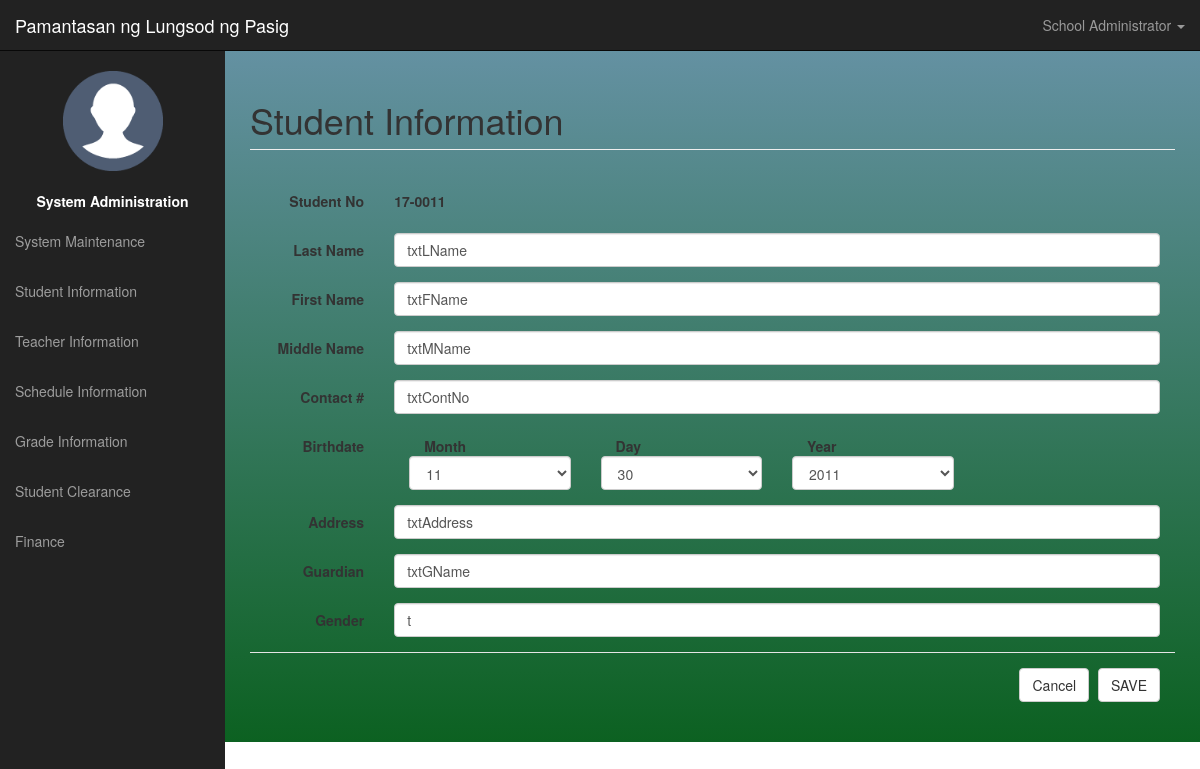
The app's page /admin-panel/studentDetails.php?key=41 (signed in) with its own data.
### tables this page shows
CREATE TABLE `information` (
  `InformationKey` int(11) NOT NULL,
  `SchoolName` varchar(255) NOT NULL,
  `SchoolLogo` varchar(250) NOT NULL,
  `SchoolMission` varchar(500) NOT NULL,
  `SchoolVision` varchar(500) NOT NULL,
  `SchoolHymn` varchar(500) NOT NULL
);

CREATE TABLE `stud_student` (
  `StudentKey` int(11) NOT NULL,
  `StudentNo` varchar(10) NOT NULL,
  `LastName` varchar(100) NOT NULL,
  `FirstName` varchar(100) NOT NULL,
  `MiddleName` varchar(100) NOT NULL,
  `isOnlyChild` tinyint(4) NOT NULL,
  `Address` varchar(255) NOT NULL,
  `ContactNo` varchar(13) NOT NULL,
  `DOB` date NOT NULL,
  `GuardianName` varchar(100) NOT NULL,
  `Gender` varchar(1) NOT NULL,
  `username` varchar(100) NOT NULL,
  `password` varchar(100) NOT NULL,
  `isActive` tinyint(1) NOT NULL DEFAULT '0'
);

### admin-panel/studentDetails.php (the view, shortened to what this page needs)
<div id="wrapper">
<?php
	include("ui-navigation.php");
	$cnt = count($_GET);
	$row = "";
	$title = "Register New Student";
	$id="";
	if($cnt>0){
		$title = "Student Information";
		$id = $_GET['key'];
		$sql = "call sp_getStudent($id)";
		include("config.php");
		$result = mysqli_query($conn,$sql)or die (mysqli_error($conn));
		$row = mysqli_fetch_array($result);
	}
?>
<div id="page-wrapper">
	<div class="container-fluid">
        <div class="row">
			<div class="col-lg-12">
				<h1 class="page-header">
					<?php echo $title; ?>
                </h1>
            </div>
        </div>
		<div class="row">
			<div>
				<form method="post" action="script-student.php?x=<?php echo $id; ?>">
					<div class="row form-horizontal col-lg-12">
						<div class="form-group">
							<label for="inputName" class="col-sm-2 control-label">Student No</label>
							<div class="col-sm-10">
								<p class="form-control-static"><strong><?php echo getData("StudentNo",$row);?></strong></p>
							</div>
						</div>
					</div>
					<div class="row form-horizontal col-lg-12">
						<div class="form-group">
							<label for="inputName" class="col-sm-2 control-label">Last Name</label>
							<div class="col-sm-10">
								<input type="text" class="form-control" id="inputName" placeholder="Last Name" name="txtLName" value="<?php echo getData("LastName",$row);?>">
							</div>
						</div>
					</div>
					<div class="row form-horizontal col-lg-12">
						<div class="form-group">
							<label for="inputName" class="col-sm-2 control-label">First Name</label>
							<div class="col-sm-10">
								<input type="text" class="form-control" id="inputName" placeholder="First Name" name="txtFName" value="<?php echo getData("FirstName",$row);?>">
							</div>
						</div>
					</div>
					<div class="row form-horizontal col-lg-12">
						<div class="form-group">
							<label for="inputName" class="col-sm-2 control-label">Middle Name</label>
							<div class="col-sm-10">
								<input type="text" class="form-control" id="inputName" placeholder="Middle Name" name="txtMName" value="<?php echo getData("MiddleName",$row);?>">
							</div>
						</div>
					</div>
					<div class="row form-horizontal col-lg-12">
						<div class="form-group">
							<label for="inputName" class="col-sm-2 control-label">Contact #</label>
							<div class="col-sm-10">
								<input type="text" class="form-control" id="inputName" placeholder="Contact #" name="txtCont" value="<?php echo getData("ContactNo",$row);?>">
							</div>
						</div>
					</div>
					<div class="row form-horizontal col-lg-12">
						<div class="form-group">
							<label for="inputName" class="col-sm-2 control-label">Birthdate</label>
							<div class="col-sm-10">
								<div class="col-sm-3">
									<label for="inputEmail3" class="col-sm-3 control-label">Month</label>
									<select class="form-control" name="txtMonth">
									</select>
								</div>
								<div class="col-sm-3">
									<label for="inputEmail3" class="col-sm-3 control-label">Day</label>
									<select class="form-control" name="txtDay">
									</select>
								</div>
								<div class="col-sm-3">
									<label for="inputEmail3" class="col-sm-3 control-label">Year</label>
									<select class="form-control" name="txtYear">
									</select>
								</div>
							</div>
						</div>
					</div>
					<div class="row form-horizontal col-lg-12">
						<div class="form-group">
							<label for="inputName" class="col-sm-2 control-label">Address</label>
							<div class="col-sm-10">
								<input type="text" class="form-control" id="inputName" placeholder="Address" name="txtAdd" value="<?php echo getData("Address",$row);?>">
							</div>
						</div>
					</div>
					<div class="row form-horizontal col-lg-12">
						<div class="form-group">
							<label for="inputName" class="col-sm-2 control-label">Guardian</label>
							<div class="col-sm-10">
								<input type="text" class="form-control" id="inputName" placeholder="Guardian Name" name="txtGrdn" value="<?php echo getData("GuardianName",$row);?>">
							</div>
						</div>
					</div>
					<div class="row form-horizontal col-lg-12">
						<div class="form-group">
							<label for="inputName" class="col-sm-2 control-label">Gender</label>
							<div class="col-sm-10">
								<input type="text" class="form-control" id="inputName" placeholder="Gender" name="txtGender" value="<?php echo getData("Gender",$row);?>">
							</div>
						</div>
					</div>
					<div class="form-group col-lg-12">
						<div class="modal-footer">
							<a href="student.php" type="button" class="btn btn-default">Cancel</a>
							<button type="submit" class="btn btn-default" name="btnOffialEnroll">SAVE</button>
						</div>
					</div>
				</form>
			</div>
		</div>
    </div>
</div>
</div>

### admin-panel/ui-navigation.php (shortened to what this page needs)
<?php
    include("scripts/script-complete.php");
	$name = ($_SESSION['name']);
    $sql = "select * from information";
    $row = mysqli_fetch_array(exexSQLget($sql));
?>
<html lang="en">
  <head>
    <link href="../css/bootstrap.min.css" rel="stylesheet">
	<link href="../config/css/sb-admint.css" rel="stylesheet">
	<link href="../config/css/custom.css" rel="stylesheet">
  </head>
	<nav class="navbar navbar-inverse navbar-fixed-top" role="navigation">
            <div class="navbar-header">
                <a class="navbar-brand" href="index.html"><?php echo $row['SchoolName']; ?></a>
            </div>
            <ul class="nav navbar-right top-nav">
                <li class="dropdown">
                    <a href="#" class="dropdown-toggle" data-toggle="dropdown"><i class="fa fa-user"></i> <?php echo $name; ?> <b class="caret"></b></a>
                </li>
            </ul>
            <div class="collapse navbar-collapse navbar-ex1-collapse">
                <ul class="nav navbar-nav side-nav">
					<center>
					<li>
							<br>
							<img  src="../img/def.png" width=100px height=100px/>
							<br><br>
							<label><font color=white>System Administration</font></label>
							<br>
					</li>
					</center>
					<li>
                        <a href="dashboard.php"><i class="fa fa-fw fa-bar-chart-o"></i> System Maintenance</a>
                    </li>
                    <li>
                        <a href="student.php"><i class="fa fa-fw fa-bar-chart-o"></i> Student Information</a>
                    </li>
                    <li>
                        <a href="teacher.php"><i class="fa fa-fw fa-table"></i> Teacher Information</a>
                    </li>
					<li>
                        <a href="schedule.php"><i class="fa fa-fw fa-table"></i> Schedule Information</a>
                    </li>
					<li>
                        <a href="grade.php"><i class="fa fa-fw fa-table"></i> Grade Information</a>
                    </li>
                    <li>
                        <a href="clearance.php"><i class="fa fa-fw fa-edit"></i> Student Clearance </a>
                    </li>
                    <li>
                        <a href="finance.php"><i class="fa fa-fw fa-edit"></i> Finance</a>
                    </li>
                </ul>
            </div>
        </nav>

### config/css/sb-admint.css (style rules this page uses)
#wrapper { padding-left: 0; }
#page-wrapper { width: 100%; padding: 0; }
@media (min-width:768px) { #wrapper { padding-left: 225px; } }
@media (min-width:768px) { #page-wrapper { padding: 10px; } }
.top-nav { padding: 0 15px; }
.top-nav>li { display: inline-block; float: left; }
.top-nav>li>a { padding-top: 15px; padding-bottom: 15px; line-height: 20px; color: #999; }
@media (min-width:768px) { .side-nav { position: fixed; top: 51px; left: 225px; width: 225px; margin-left: -225px; border: none; border-radius: 0; overflow-y: auto; background-color: #222; bottom: 0; overflow-x: hidden; padding-bottom: 40px; } }
@media (min-width:768px) { .side-nav>li>a { width: 225px; } }

### config/css/custom.css (style rules this page uses)
html,body { #background-image: linear-gradient(rgb(100, 145, 162), rgb(12, 97, 33)); #background: red; background-repeat:no-repeat; height:100%; }
div#wrapper { background-image: linear-gradient(rgb(100, 145, 162), rgb(12, 97, 33)); #background-color: #222222; }

### records on screen
information: SchoolName "Pamantasan ng Lungsod ng Pasig"
stud_student: StudentNo "17-0011", txtLName "txtLName", txtFName "txtFName", txtMName "txtMName", txtCont "txtContNo", txtAdd "txtAddress", txtGrdn "txtGName", txtGender "t"

### other values on screen
$name "School Administrator"
$title "Student Information"
form field txtMonth "11"
form field txtDay "30"
form field txtYear "2011"
